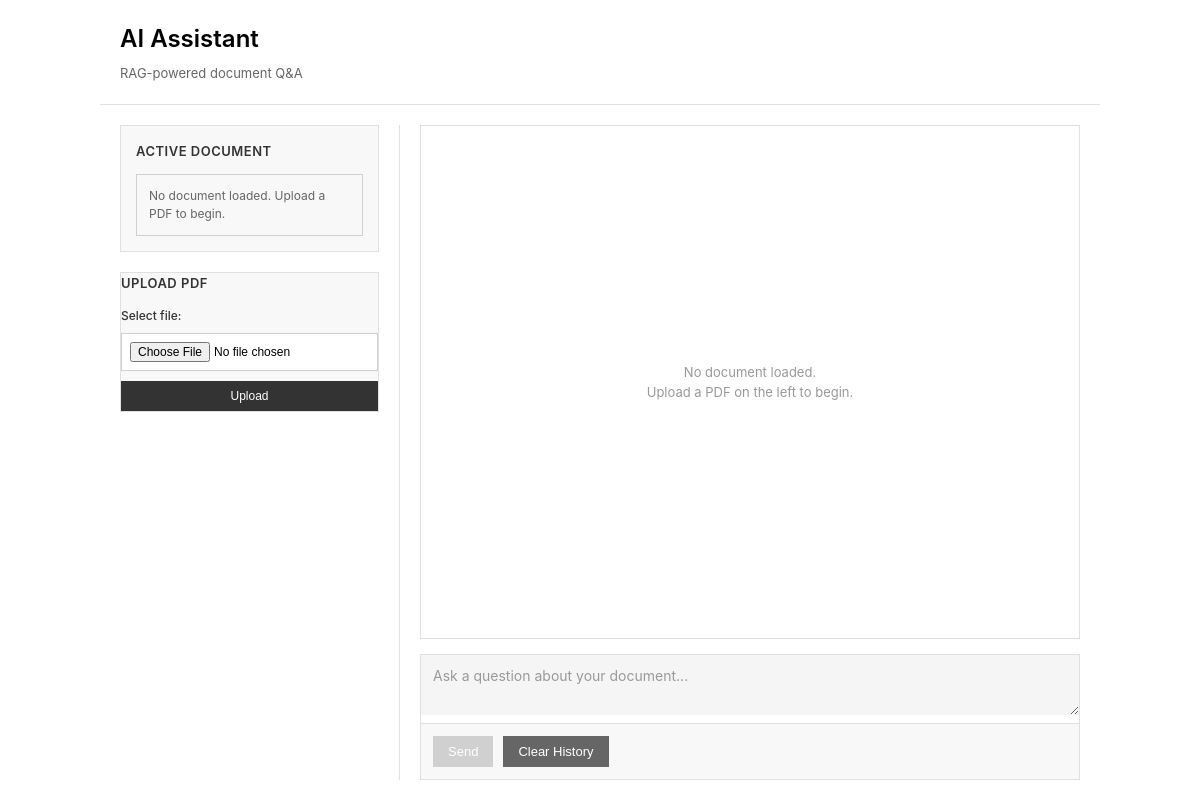
The app's page /, older data.
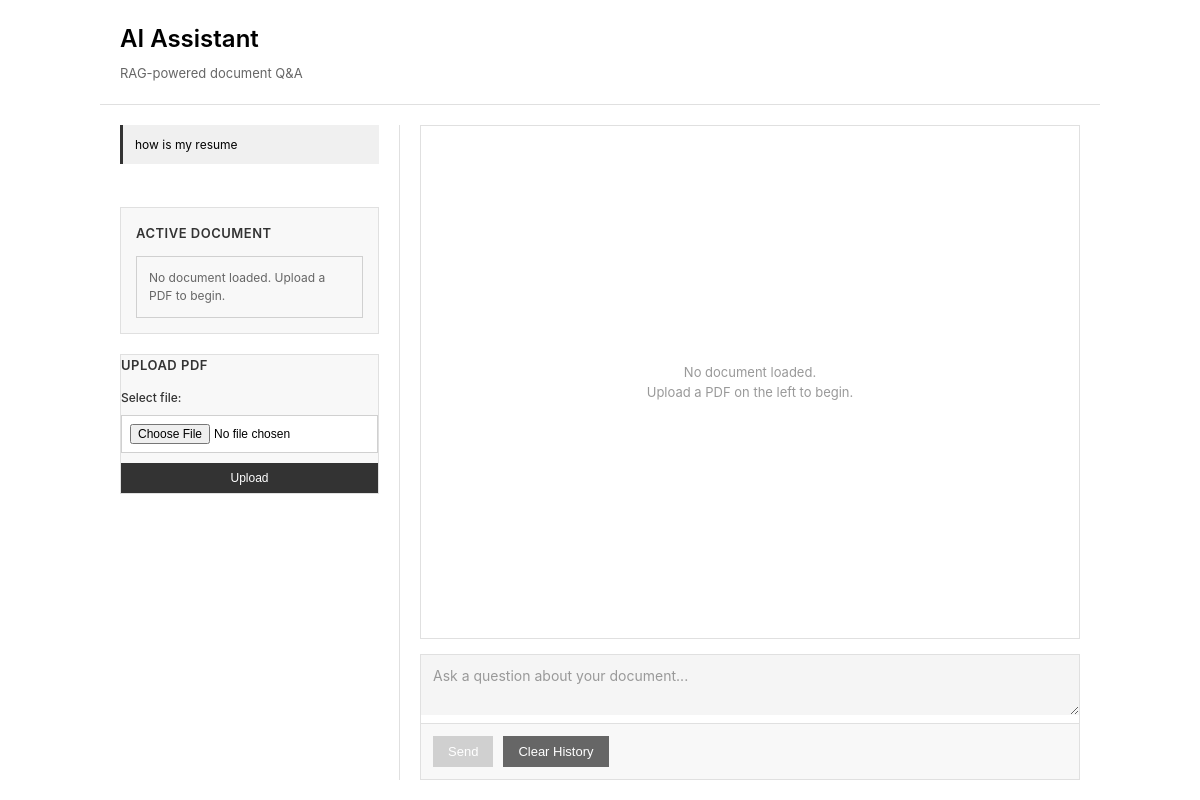
The same page, newer data.
### chat/models.py (models this page shows)
class ChatMessage(models.Model):
    user_message = models.TextField()
    ai_response = models.TextField()
    document = models.ForeignKey(
        'Document',
        on_delete=models.SET_NULL,
        null=True,
        blank=True,
        related_name='chat_messages'
    )
    created_at = models.DateTimeField(auto_now_add=True)
    def __str__(self):
        return self.user_message[:50]

### chat/views.py (the view, shortened to what this page needs)
# urls.py: path('', chatbot, name='chatbot'),
def chatbot(request):
    response_text = ""
    active_document = None
    if request.method == "POST" and "clear_chat" in request.POST:
        ChatMessage.objects.all().delete()
        return redirect("chatbot")
    chat_messages = ChatMessage.objects.order_by("-created_at")
    documents = Document.objects.filter(is_processed=True).order_by("-uploaded_at")
    active_document = documents.first() if documents.exists() else None
    return render(
        request,
        "chat/chat.html",
        {
            "response": response_text,
            "messages": chat_messages,
            "document_form": DocumentForm(),
            "active_document": active_document,
            "documents": documents,
        }
    )

### chat/forms.py
class DocumentForm(forms.ModelForm):
    class Meta:
        model = Document
        fields = ["file"]

### chat/templates/chat/chat.html (shortened to what this page needs)
<!DOCTYPE html>
<html lang="en">
<head>
</head>
<body>
    <div class="container">
        <div class="header">
            <h1>AI Assistant</h1>
            <p>RAG-powered document Q&amp;A</p>
        </div>
        <div class="main-content">
            <div class="sidebar">
                {% if messages %}
                <div class="system-messages">
                    {% for message in messages %}
                    <div class="system-message {% if message.tags %}{{ message.tags }}{% endif %}">
                        {{ message }}
                    </div>
                    {% endfor %}
                </div>
                {% endif %}
                <div class="sidebar-section">
                    <h3>Active Document</h3>
                    {% if active_document %}
                    <div class="active-document">
                        <strong>Current:</strong>
                        <div class="filename">{{ active_document.file.name|truncatechars:40 }}</div>
                        <div class="upload-date">{{ active_document.uploaded_at|date:"M d, Y" }}</div>
                    </div>
                    {% else %}
                    <div class="no-document-message">
                        No document loaded. Upload a PDF to begin.
                    </div>
                    {% endif %}
                </div>
                <div class="sidebar-section upload-form">
                    <h3>Upload PDF</h3>
                    <form method="post" enctype="multipart/form-data">
                        <label for="id_file">Select file:</label>
                        {{ document_form.file }}
                        <button type="submit">Upload</button>
                    </form>
                </div>
            </div>
            <div class="chat-section">
                <div class="chat-area" id="chatArea">
                    {% if active_document %}
                        {% if messages %}
                            {% for message in messages %}
                            <div class="message user">
                                <div class="message-label">You</div>
                                <div class="message-content">{{ message.user_message }}</div>
                                <div class="message-timestamp">{{ message.created_at|date:"H:i" }}</div>
                            </div>
                            <div class="message assistant">
                                <div class="message-label">Assistant</div>
                                <div class="message-content">{{ message.ai_response }}</div>
                                <div class="message-timestamp">{{ message.created_at|date:"H:i" }}</div>
                            </div>
                            {% endfor %}
                        {% else %}
                            <div class="chat-empty-state">
                                <p>Upload a document and ask a question to get started.</p>
                            </div>
                        {% endif %}
                    {% else %}
                        <div class="chat-empty-state">
                            <p>No document loaded.</p>
                            <p>Upload a PDF on the left to begin.</p>
                        </div>
                    {% endif %}
                </div>
                <div class="input-section">
                    <form method="post" id="messageForm">
                        <textarea
                            name="message"
                            placeholder="Ask a question about your document..."
                            {% if not active_document %}disabled{% endif %}
                        ></textarea>
                        <div class="input-controls">
                            <button type="submit" id="sendButton" {% if not active_document %}disabled{% endif %}>
                                Send
                            </button>
                            <button type="submit" name="clear_chat" id="clearButton">
                                Clear History
                            </button>
                        </div>
                    </form>
                </div>
            </div>
        </div>
    </div>
</body>
</html>

### chat/templates/chat/chat.html (style rules this page uses)
* { margin: 0; padding: 0; box-sizing: border-box; }
body { font-family: -apple-system, BlinkMacSystemFont, "Segoe UI", Helvetica, Arial, sans-serif; background-color: #ffffff; color: #000000; line-height: 1.6; }
.container { max-width: 1000px; margin: 0 auto; height: 100vh; display: flex; flex-direction: column; }
.header { padding: 20px; border-bottom: 1px solid #e0e0e0; background-color: #ffffff; }
.header h1 { font-size: 24px; font-weight: 600; color: #000000; margin-bottom: 5px; }
.header p { font-size: 13px; color: #666666; }
.main-content { display: flex; flex: 1; overflow: hidden; gap: 20px; padding: 20px; }
.sidebar { width: 280px; display: flex; flex-direction: column; gap: 20px; overflow-y: auto; border-right: 1px solid #e0e0e0; padding-right: 20px; }
.sidebar-section { padding: 15px; border: 1px solid #e0e0e0; background-color: #f8f8f8; }
.sidebar-section h3 { font-size: 13px; font-weight: 600; text-transform: uppercase; color: #333333; margin-bottom: 12px; letter-spacing: 0.5px; }
.no-document-message { padding: 12px; background-color: #f8f8f8; border: 1px solid #d0d0d0; font-size: 12px; color: #666666; line-height: 1.5; }
.upload-form { padding: 0; }
.upload-form label { display: block; font-size: 12px; font-weight: 500; margin-bottom: 8px; color: #333333; }
.upload-form input[type="file"] { display: block; width: 100%; font-size: 12px; padding: 8px; border: 1px solid #d0d0d0; background-color: #ffffff; margin-bottom: 10px; }
.upload-form button { width: 100%; padding: 8px; background-color: #333333; color: #ffffff; border: none; font-size: 12px; font-weight: 500; cursor: pointer; transition: background-color 0.2s; }
.system-messages { margin-bottom: 15px; }
.system-message { padding: 10px 12px; border-left: 3px solid #333333; background-color: #f0f0f0; font-size: 12px; margin-bottom: 8px; }
.chat-section { flex: 1; display: flex; flex-direction: column; background-color: #ffffff; }
.chat-area { flex: 1; overflow-y: auto; padding: 15px 0; border: 1px solid #e0e0e0; background-color: #ffffff; margin-bottom: 15px; display: flex; flex-direction: column; }
.chat-empty-state { margin: auto; text-align: center; color: #999999; font-size: 13px; padding: 40px 20px; }
.input-section { padding: 0; border: 1px solid #e0e0e0; background-color: #ffffff; }
.input-section textarea { width: 100%; padding: 12px; border: none; resize: vertical; font-family: inherit; font-size: 14px; color: #000000; max-height: 120px; min-height: 60px; }
.input-section textarea::placeholder { color: #999999; }
.input-section textarea:disabled { background-color: #f5f5f5; color: #999999; }
.input-controls { display: flex; gap: 10px; padding: 12px; border-top: 1px solid #e0e0e0; background-color: #f8f8f8; }
.input-controls button { padding: 8px 15px; background-color: #333333; color: #ffffff; border: none; font-size: 13px; font-weight: 500; cursor: pointer; transition: background-color 0.2s; }
.input-controls button:disabled { background-color: #d0d0d0; cursor: not-allowed; }
.input-controls button[name="clear_chat"] { background-color: #666666; }

Row changes from the older to the newer data that the page shows:
added ChatMessage: user_message "how is my resume"
